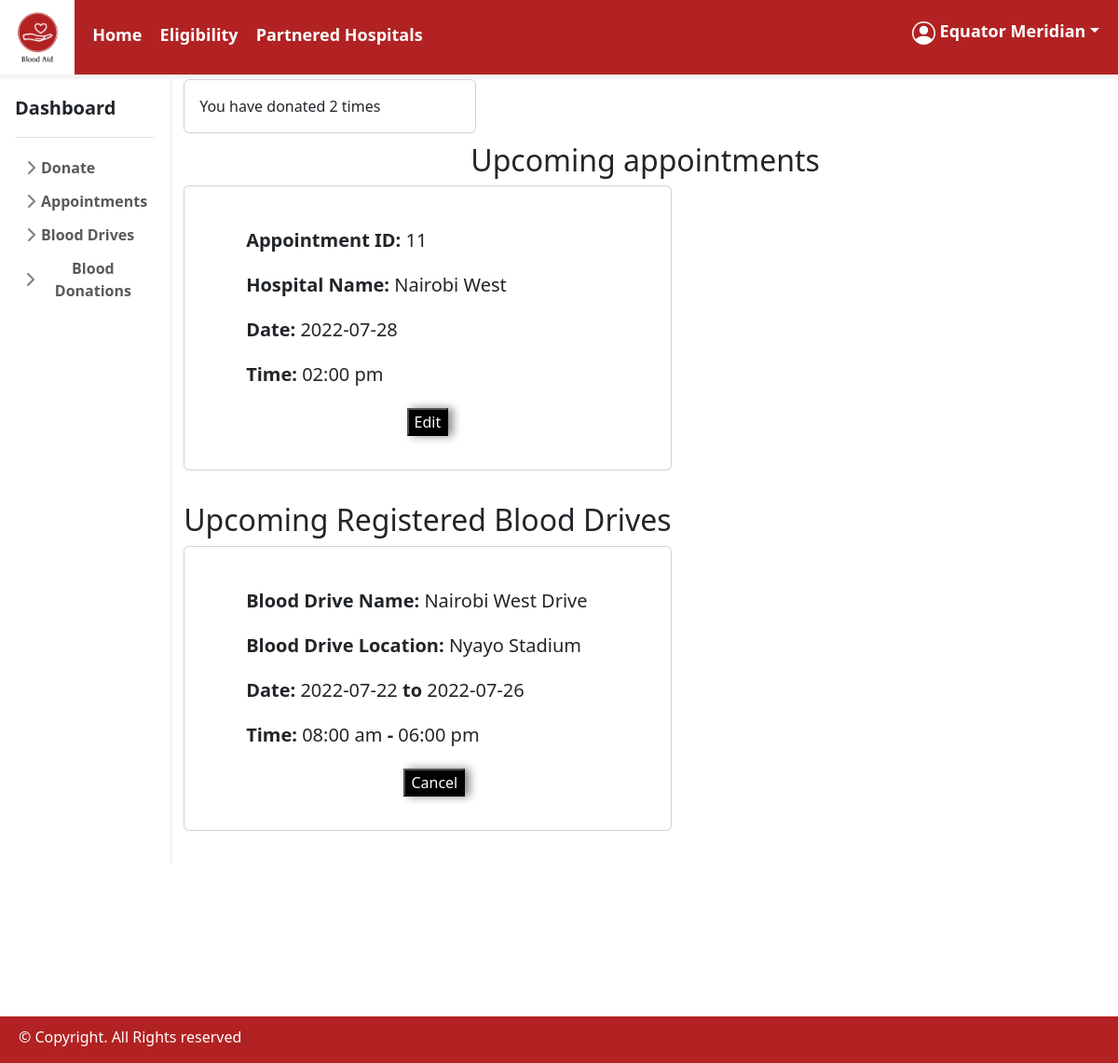
Screenshot of /donor_page.php (signed in) with the database file from the repository.
### tables this page shows
CREATE TABLE `hospital_appointment` (
  `appointment_id` int(11) NOT NULL,
  `donor_id` int(11) NOT NULL,
  `hospital_id` int(11) NOT NULL,
  `date` date NOT NULL,
  `time` time NOT NULL,
  `status` varchar(15) NOT NULL DEFAULT 'not yet seen',
  `blood_details_status` varchar(15) NOT NULL DEFAULT 'pending'
);

CREATE TABLE `hospital` (
  `hospital_id` int(11) NOT NULL,
  `hospital_name` varchar(100) NOT NULL,
  `hospital_email` varchar(50) NOT NULL,
  `hospital_password` varchar(225) NOT NULL,
  `hospital_phoneNo` int(10) NOT NULL,
  `hospital_location` varchar(200) NOT NULL
);

CREATE TABLE `drive_booking` (
  `drive_booking_id` int(11) NOT NULL,
  `donor_id` int(11) DEFAULT NULL,
  `blood_drive_id` int(11) DEFAULT NULL,
  `status` varchar(10) NOT NULL DEFAULT 'pending'
);

CREATE TABLE `blood_drive` (
  `blood_drive_id` int(11) NOT NULL,
  `blood_drive_name` varchar(150) NOT NULL,
  `blood_drive_location` varchar(100) NOT NULL,
  `date_from` datetime NOT NULL,
  `date_to` datetime NOT NULL,
  `hospital_id` int(11) NOT NULL
);

### donor_page.php (the view, shortened to what this page needs)
<?php
include('connection/connect.php');
$id= $_SESSION['id']??null;
?>
<!DOCTYPE html>
<html>
    <head>
        <link href="https://cdn.jsdelivr.net/npm/bootstrap@5.2.0-beta1/dist/css/bootstrap.min.css" rel="stylesheet">
        <link href = "https://code.jquery.com/ui/1.10.4/themes/blitzer/jquery-ui.css" rel = "stylesheet">
        <link href = "css/styles.css" rel = "stylesheet">
    </head>
    <body>
        <header>
        <nav>
            <img id="logo" src="images/Logo.png" width="80"height="80">
            <a href="donor_page.php" style="margin-left:15px;">Home</a>
            <a href="donation_requirements.php" style="margin-left:15px;">Eligibility</a>
            <a href="RegisteredHospitals.php" style="margin-left:15px;">Partnered Hospitals</a>
                <a href = ''style = "float: right;margin-right: 20px; padding-top:20px;" class = 'dropdown-toggle password' id = 'user' data-bs-toggle="dropdown">&nbsp;<?php echo $_SESSION['name']??null;?></a>
            </nav>
        </header>
        <main class="donor_land">
        <div class="flex-shrink-1 p-3 bg-white" id="dash">
    <a href="donor_page.php" class="d-flex align-items-center pb-3 mb-3 link-dark text-decoration-none border-bottom">
      <span class="fs-5 fw-semibold">Dashboard</span>
    </a>
    <ul class="list-unstyled ps-0">
        <li class="mb-1">
        <button class="btn btn-toggle d-inline-flex align-items-center rounded border-0 collapsed" data-bs-toggle="collapse" data-bs-target="#donate-collapse" aria-expanded="false">
          Donate
        </button>
      </li>
      <li class="mb-1">
        <button class="btn btn-toggle d-inline-flex align-items-center rounded border-0 collapsed" data-bs-toggle="collapse" data-bs-target="#appointment-collapse" aria-expanded="false">
          Appointments
        </button>
      </li>
      <li class="mb-1">
        <button class="btn btn-toggle d-inline-flex align-items-center rounded border-0 collapsed" data-bs-toggle="collapse" data-bs-target="#drive-collapse" aria-expanded="false">
          Blood Drives
        </button>
      </li>
      <li class="mb-1">
        <button class="btn btn-toggle d-inline-flex align-items-center rounded border-0 collapsed" data-bs-toggle="collapse" data-bs-target="#donations-collapse" aria-expanded="false">
          Blood Donations
        </button>
      </li>
    </ul>
  </div>
<div class="container">
<div class="count-donate">
                <div class="row" >
                <div class="col-sm-4">
                    <div class="card" >
                        <div class="card-body">
                                <div>
                                 <?php
        $sqldonation="SELECT COUNT(donor_id) as donor_count FROM donation LEFT JOIN blood_details ON blood_details.blood_details_id = donation.blood_details_id WHERE donor_id= $id";
        if($result=mysqli_query($connection, $sqldonation)){
                                        while ($row = mysqli_fetch_assoc($result)) {
                                            echo "You have donated ".$row['donor_count']. " times";
                                        }
                                    }else{
                        echo "You have no donation history.<br>";
                    }
                            ?>
                            </div>
                        </div>
                        </div>
                        </div>
                </div>
</div>
<h2 style="text-align:center; margin-top:10px;">Upcoming appointments</h2>
<div class="cards-data" style="margin-bottom:35px;">
<?php
$current_date=date('Y-m-d');
$sql = "SELECT hospital.hospital_name, hospital_appointment.* FROM hospital_appointment LEFT JOIN hospital ON hospital.hospital_id = hospital_appointment.hospital_id WHERE donor_id = $id AND `date` >= $current_date AND `status`= 'not yet seen' ";
$result = $connection->query($sql);
                    if (mysqli_num_rows($result) > 0)
                    {
                        while($row = mysqli_fetch_assoc($result))
                        {
                            $appointment_id = $row['appointment_id'];
                            ?>
                <div class="row">
                <div class="col-md-auto col-sm-6">
                    <div class="card">
                    <form action="hospital_appointment/editAppointment.php?appointment_id=<?php echo $appointment_id;?>" method="post" style='margin-top:10px;'>
                        <div class="card-body">
                                <div>
                                <h5 class="header-title mt-0 mb-4"><strong>Appointment ID:</strong> <?php echo $row['appointment_id']; ?></h5>
                                <h5 class="header-title mt-0 mb-4"><strong>Hospital Name: </strong><?php echo $row['hospital_name']; ?></h5>
                                <h5 class="header-title mt-0 mb-4"><strong>Date: </strong><?php echo $row['date']; ?></h5>
                                <h5 class="header-title mt-0 mb-4"><strong>Time: </strong><?php echo date('h:i a',strtotime($row['time'])); ?></h5>
                                </div>
                                <div style = 'text-align:center'>
                                <a href = ""><input style = 'color:white;background-color:black;width:auto;' type = 'submit' value = 'Edit' name = 'edit'></a>
                            </div>
                        </div>
                        </form>
                          <?php
                        }
                    }else{
                        echo "<div class = 'col'></div><div style = 'text-align:center; margin-top: 20px;'class = 'col-md-auto'><h5>You have no upcoming appointments</h5></div><div class = 'col'></div>";
                    }
                    ?>
                   </div><br>
                   <h2 style="text-align:center; margin-top:10px;">Upcoming Registered Blood Drives</h2>
                 <?php
                    $sqldrive = "SELECT blood_drive.blood_drive_id, blood_drive.blood_drive_name, blood_drive.blood_drive_location,
                    blood_drive.date_from, blood_drive.date_to, drive_booking.* FROM drive_booking LEFT JOIN
                    blood_drive ON blood_drive.blood_drive_id = drive_booking.blood_drive_id WHERE `date_to` >= $current_date AND donor_id = '$id' AND `status`='pending' ";
                    $resultdrive = $connection->query($sqldrive);
                    if (mysqli_num_rows($resultdrive) > 0)
                    {
                        while($row = mysqli_fetch_assoc($resultdrive))
                        {
                            $drive_booking_id = $row['drive_booking_id'];
                            ?>
                <div class="col-md-auto col-sm-6">
                    <div class="card">
                    <form action="connection/deleteDriveBooking.php?drive_booking_id=<?php echo $drive_booking_id;?>" method="post" style='margin-top:10px;'>
                        <div class="card-body">
                                <div>
                                <h5 class="header-title mt-0 mb-4"><strong>Blood Drive Name:</strong> <?php echo $row['blood_drive_name']; ?></h5>
                                <h5 class="header-title mt-0 mb-4"><strong>Blood Drive Location: </strong><?php echo $row['blood_drive_location']; ?></h5>
                                <h5 class="header-title mt-0 mb-4"><strong>Date: </strong><?php echo date('Y-m-d',strtotime($row['date_from'])); ?> <strong>to</strong> <?php echo date('Y-m-d',strtotime($row['date_to'])); ?></h5>
                                <h5 class="header-title mt-0 mb-4"><strong>Time: </strong><?php echo date('h:i a',strtotime($row['date_from'])); ?> <strong>-</strong> <?php echo date('h:i a',strtotime($row['date_to'])); ?></h5>
                                </div>
                                <div style = 'text-align:center'>
                                <a href = ""><input style = 'color:white;background-color:black;width:auto;margin-left:15px;' type = 'submit' value = 'Cancel' name = 'cancel'></a>
                            </div>
                        </div>
                        </form>
                          <?php
                        }
                    } else{
                        echo "<div class = 'col'></div><div style = 'text-align:center; margin-top: 20px;'class = 'col-md-auto'><h5>You are not registered to any upcoming blood drives</h5></div><div class = 'col'></div>";
                    }
                ?>
                 </div>
                        </div>
</div>
                </div>
                  </div>
</div>
</main>
<footer style="margin-top:164px;" >
            <p>&#169; Copyright. All Rights reserved</p>
        </footer>
    </body>
                        </html>

### css/styles.css (style rules this page uses)
form { padding:20px 50px; font-weight: 500; }
input, #gender { width:200px; box-shadow: 5px 0px 10px #888888; }
form a { text-decoration: none; color:black; }
nav a { color:white; text-decoration: none; font-weight: bold; font-size: large; }
nav { top:0; width:100%; border-bottom: solid whitesmoke 5px; color:white; background-color: #b22222; }
footer { color:white; background-color: #b22222; height:50px; padding-left:20px; padding-top:10px; }
#logo { padding: 0; }
.cards-data { display: flex; }
.donor_land { display:flex; }
.btn-toggle { padding: .25rem .5rem; font-weight: 600; color: rgba(0, 0, 0, .65); background-color: transparent; }
.btn-toggle::before { width: 1.25em; line-height: 0; transition: transform .35s ease; transform-origin: .5em 50%; }
#dash { border-right:solid whitesmoke; }

### rows the page displays
hospital_appointment: appointment_id "11", hospital.hospital_name "Nairobi West", date "2022-07-28", time "02:00 pm"
drive_booking: blood_drive.blood_drive_name "Nairobi West Drive", blood_drive.blood_drive_location "Nyayo Stadium", blood_drive.date_from "2022-07-22", blood_drive.date_to "2022-07-26", blood_drive.date_from "08:00 am", blood_drive.date_to "06:00 pm"

### other values shown
$_SESSION['name'] "Equator Meridian"
$row['donor_count'] "2"
